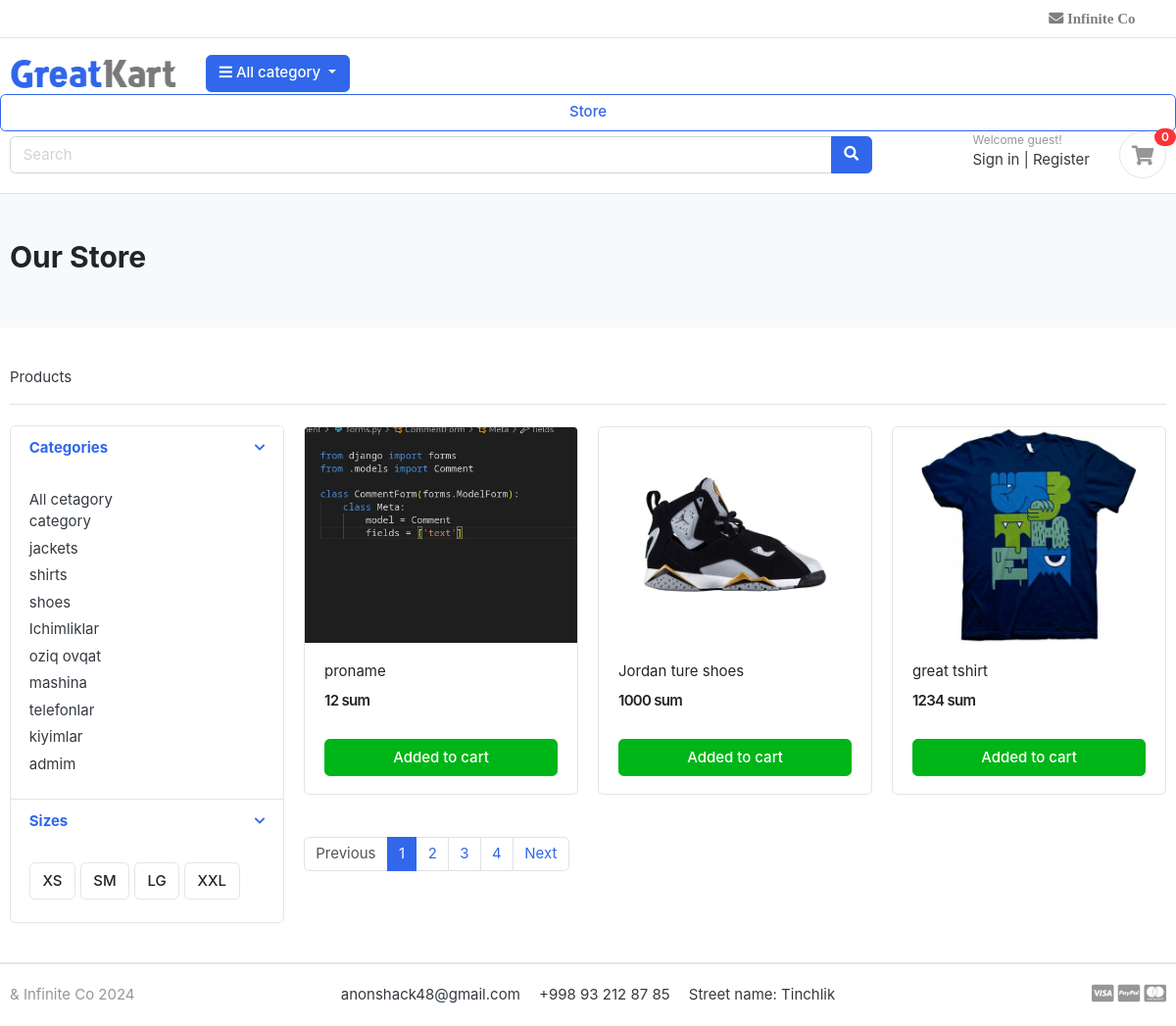
/store/, run on the app's committed database.
### main/models.py (models this page shows, shortened)
class Category(models.Model):
    name = models.CharField(max_length=256, unique=True)
    description = models.TextField(blank=True)
    image = models.ImageField(blank = True)
    slug = models.SlugField(max_length=50, unique=True)
    def get_url(self):
        return reverse('products_by_category', args=[self.slug])

### store/models.py (models this page shows, shortened)
class Product(models.Model):
    name = models.CharField(max_length=100, unique=True)
    slug = models.SlugField(max_length=100, unique=True)
    description = models.TextField(max_length=500, blank=True)
    price = models.IntegerField()
    image = models.ImageField(upload_to = 'photoes/products')
    stock = models.IntegerField()
    is_available = models.BooleanField(default=True)
    category = models.ForeignKey(Category, on_delete=models.CASCADE)
    created_date = models.DateTimeField(auto_now_add=True)
    modified_date = models.DateTimeField(auto_now=True)
    def get_url(self):
        return reverse('product_detail', args=[self.category.slug, self.slug])

### store/views.py (the view)
# urls.py: path('store/', include("store.urls")),
def store(request, category_slug=None):
    if category_slug == None:
        products = Product.objects.filter(is_available=True).order_by('id')
    else:
        categories = get_object_or_404(Category, slug=category_slug)
        products = Product.objects.filter(is_available=True, category=categories).order_by('id')
    paginator = Paginator(products, 3)
    page = request.GET.get('page')
    paged_products = paginator.get_page(page)
    search=request.GET.get("search") or ""
    products = Product.objects.filter(is_available=True)
    if request.method == "GET" and search:
          products = products.filter(name__contains=search)
    context = {
        'products': paged_products,
        'product_count': products.count(),
        'search' :search,
    }
    return render(request, 'store.html', context)

### cart/context_processors.py (called while the page is built)
def counter(request):
    cart_count = 0
    if 'admin' in request.path:
        return {}
    else:
        try:
            cart = Cart.objects.get(session_id=_cart_id(request))
            cart_items = CartItem.objects.filter(cart=cart)
            for cart_item in cart_items:
                cart_count += cart_item.quantity
        except ObjectDoesNotExist:
            cart_count = 0
    return dict(cart_count=cart_count)

### cart/views.py (called while the page is built)
def _cart_id(request):
    cart = request.session.session_key
    if not cart:
        cart = request.session.create()
    return cart

### main/context_processors.py (called while the page is built)
def menu_links(request):
    categories = Category.objects.all()
    return dict(categories=categories)

### templates/store.html (shortened to what this page needs)
{% extends 'base.html' %}
{% load static %}
{% block content %}
<section class="section-pagetop bg">
    <div class="container">
        <h2 class="title-page">Our Store</h2>
    </div>
</section>
<section class="section-content padding-y">
    <div class="container">
        <div class="row">
            <aside class="col-md-3">
                <div class="card" style="margin-top: 60px;">
                    <article class="filter-group">
                        <header class="card-header">
                            <a href="#" data-toggle="collapse" data-target="#collapse_1" aria-expanded="true" class="">
                                <i class="icon-control fa fa-chevron-down"></i>
                                <h6 class="title">Categories</h6>
                            </a>
                        </header>
                        <div class="filter-content collapse show" id="collapse_1" style="">
                            <div class="card-body">
                                <ul class="list-menu">
                                    <a href="{% url 'store' %}">All cetagory</a>
                                    {% for category in categories %}
                                    <li><a href="{{category.get_url }}">{{ category.name }}</a></li>
                                    {% endfor %}
                                </ul>
                            </div>
                        </div>
                    </article>
                    <article class="filter-group">
                        <header class="card-header">
                            <a href="#" data-toggle="collapse" data-target="#collapse_4" aria-expanded="true" class="">
                                <i class="icon-control fa fa-chevron-down"></i>
                                <h6 class="title">Sizes </h6>
                            </a>
                        </header>
                        <div class="filter-content collapse show" id="collapse_4" style="">
                            <div class="card-body">
                                <label class="checkbox-btn">
                                    <span class="btn btn-light"> XS </span>
                                </label>
                                <label class="checkbox-btn">
                                    <span class="btn btn-light"> SM </span>
                                </label>
                                <label class="checkbox-btn">
                                    <span class="btn btn-light"> LG </span>
                                </label>
                                <label class="checkbox-btn">
                                    <span class="btn btn-light"> XXL </span>
                                </label>
                            </div>
                        </div>
                    </article>
            </aside>
            <main class="col-md-9">
                <header class="border-bottom mb-4 pb-3" style="margin-left: -300px;">
                    <div class="form-inline">
                        <span class="mr-md-auto">Products</span>
                    </div>
                </header>
                <div class="row">
                    {% for product in products %}
                    <div class="col-md-4">
                        <figure class="card card-product-grid">
                            <div class="img-wrap">
                                <a href="{{product.get_url}}" class="img-wrap"><img src="{{ product.image.url }}"></a>
                            </div>
                            <figcaption class="info-wrap">
                                <div class="fix-height">
                                    <a href="{{product.get_url}}" class="title">{{ product.name }}</a>
                                    <div class="price-wrap mt-2">
                                        <span class="price">{{ product.price }} sum </span>
                                    </div>
                                </div>
                                <a href="{% url 'cart_add' product.id %}" class="btn btn-block btn-success">Added to
                                    cart </a>
                            </figcaption>
                        </figure>
                    </div>
                    {% endfor %}
                </div>
                <nav class="mt-4" aria-label="Page navigation sample">
                    {% if products.has_other_pages %}
                    <ul class="pagination">
                        {% if products.has_previous %}
                        <li class="page-item"><a class="page-link"
                                href="?page={{products.previous_page_number}}">Previous</a></li>
                        {% else %}
                        <li class="page-item disabled"><a class="page-link" href="#">Previous</a></li>
                        {% endif %}
                        {% for i in products.paginator.page_range %}
                        {% if products.number == i %}
                        <li class="page-item active"><a class="page-link" href="#">{{i}}</a></li>
                        {% else %}
                        <li class="page-item "><a class="page-link" href="?page={{i}}">{{i}}</a></li>
                        {% endif %}
                        {% endfor %}
                        {% if products.has_next %}
                        <li class="page-item"><a class="page-link" href="?page={{products.next_page_number}}">Next</a>
                        </li>
                        {% else %}
                        <li class="page-item disabled"><a class="page-link" href="#">Next</a></li>
                        {% endif %}
                    </ul>
                    {% endif %}
                </nav>
            </main>
        </div>
    </div>
</section>
{% endblock %}

### static/css/ui.css (style rules this page uses)
html { font-family: "Inter", sans-serif; font-size: 15px; }
.img-wrap { text-align: center; display: block; }
.img-wrap img { max-width: 100%; }
.price-wrap { letter-spacing: -0.7px; }
.padding-y { padding-top: 40px; padding-bottom: 40px; }
figure { margin-bottom: 0; }
article:after, .form-group:after { display: block; clear: both; content: ""; }
.bg { background-color: #f8f9fa; }
.title-page { color: #212529; }
.btn-light { background-color: #fff; border-color: #e4e4e4; }
[class*=list-] li:after { visibility: hidden; display: block; content: ""; overflow: hidden; height: 0; clear: both; }
.list-menu { list-style: none; margin: 0; padding-left: 0; }
.list-menu li { margin-bottom: 5px; }
.list-menu a { color: #343a40; }
[class*=card-product] a.title { color: #212529; display: block; }
[class*=card-product] .img-wrap { overflow: hidden; position: relative; }
[class*=card-product] .img-wrap img { height: 100%; max-width: 100%; width: auto; display: inline-block; -o-object-fit: cover; object-fit: cover; }
.card-product-grid { margin-bottom: 20px; }
.card-product-grid .img-wrap { border-radius: 0.2rem 0.2rem 0 0; height: 220px; }
.card-product-grid .info-wrap { overflow: hidden; padding: 18px 20px; }
.card-product-grid .fix-height { height: 80px; overflow: hidden; }
.card .img-wrap { overflow: hidden; }
.price { font-weight: 600; color: #212529; }
.icon-control { margin-top: 5px; float: right; font-size: 80%; }
.card-header .title { margin-bottom: 0; line-height: 1.5; }
.filter-group { border-bottom: 1px solid #e4e4e4; }
.filter-group .card-header { border-bottom: 0; }
.filter-group:last-child { border-bottom: 0; }
.checkbox-btn { position: relative; }
.section-pagetop { padding: 45px 0; }

### data on the page
Category: name "category"
Category: name "jackets"
Category: name "shirts"
Category: name "shoes"
Category: name "Ichimliklar"
Category: name "oziq ovqat"
Category: name "mashina"
Category: name "telefonlar"
Category: name "kiyimlar"
Category: name "admim"
Product: image (picture), name "proname", price "12"
Product: image (picture), name "Jordan ture shoes", price "1000"
Product: image (picture), name "great tshirt", price "1234"

### other printed values
{{ cart_count }} "0"
{{ i }} "1"
{{ i }} "2" "3" "4"
